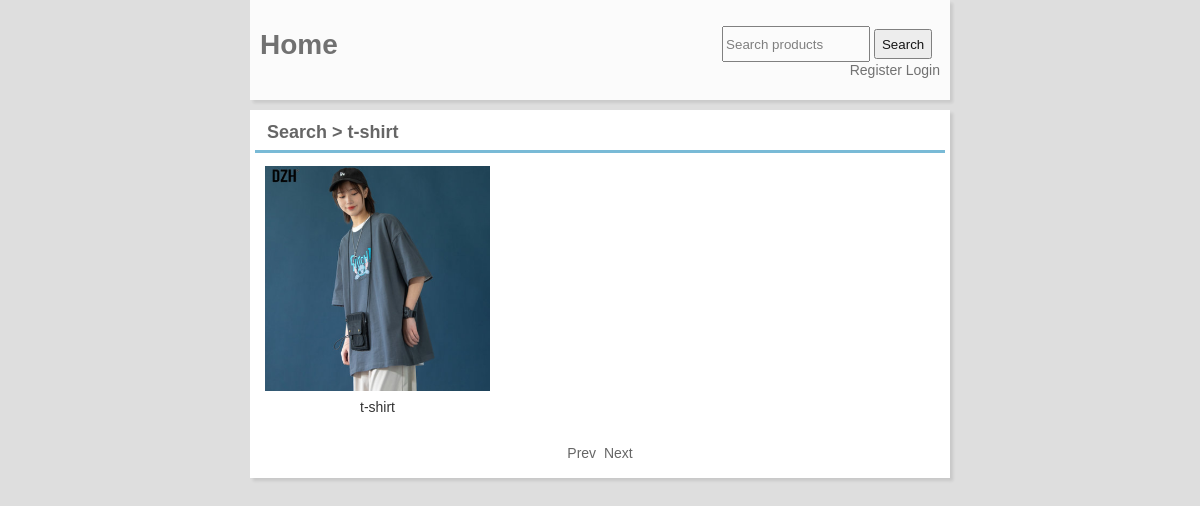
/search.php?kw=t-shirt, run on the app's committed database.
### tables this page shows
CREATE TABLE `goods` (
  `id` int(11) NOT NULL,
  `goodsName` varchar(500) NOT NULL,
  `desc` text,
  `price` varchar(500) NOT NULL,
  `image` varchar(500) NOT NULL,
  `catid` int(11) NOT NULL,
  `uid` int(10) DEFAULT '0',
  `addTime` varchar(500) NOT NULL
);

### web/mysql.php (called while the page is built, shortened)
<?php
function query($sql){
	$conn = mysqli_connect('127.0.0.1','root','root','work_shop_ershou') or die('数据连接失败');
    mysqli_query($conn,'SET NAMES UTF8') or die('字符集错误');
	return mysqli_query($conn,$sql);
}

### web/search.php (the view, shortened to what this page needs)
<?php
include('mysql.php');
$kw = $_GET["kw"];
$page = empty($_GET['page'])?1:$_GET['page'];
?>
<!DOCTYPE html>
<html>
<head lang="en">
	<link rel="stylesheet" type="text/css" href="css/css.css" />
</head>
<body>
<?php include("header.php"); ?>
	<div class="container">
	<div class="title">Search > <?php echo $kw; ?></div>
	<div class="c">
	<?php
	$sql = "select * from goods where goodsName like '%".$kw."%' order by id desc limit ".(($page-1)*12).",12";
	$res = query($sql);
	while($r = mysqli_fetch_array($res)){
	?>
	<a class="b" href="goodsdetail.php?id=<?php echo $r['id'] ; ?>">
		<img src="img/<?php echo $r['image'] ; ?>" />
		<div class="t"><?php echo $r['goodsName'] ; ?></div>
	</a>
	<?php } ?>
	</div>
	<div class="pager">
		<a href="?kw=<?php echo $kw; ?>&page=<?php echo $page-1; ?>">Prev</a>&nbsp;
		<a href="?kw=<?php echo $kw; ?>&page=<?php echo $page+1; ?>">Next</a>
	</div>
</div>
</body>
</html>

### web/css/css.css (style rules this page uses)
body,html { margin: 0px; padding: 0px; font-size: 14px;font-family: '微软雅黑'; color: #333; background-size:cover }
a { color: #666; text-decoration: none; }
img { border:0px; }
.container { width: 690px; overflow: hidden; margin: 0px auto; background: #fff; box-shadow: 3px 3px 3px rgba(0, 0, 0, 0.1); overflow: hidden; padding: 5px; margin-top: 10px; }
.b { width: 245px; height: 270px; margin-top: 10px; float: left; display: block; }
.b:link { text-decoration: none; }
.b .t { height: 20px; overflow: hidden;; }
.b img { width: 225px;margin: 3px auto 3px auto;display: block;height: 225px; }
.t { text-align: center; color:#333; width: 80%; margin: 8px auto 0px auto; }
.c { overflow: hidden; }
.title { height: 35px; line-height: 35px; color:#fff; text-indent: 12px; font-size: 18px; font-weight: bold; color: #666; border-bottom: 3px solid #79bad6 }
.pager { overflow: hidden; height: 40px; line-height: 40px; text-align: center; }
.title { height: 35px; vertical-align: middle }
.pager { clear: both; }
body { font-family: sans-serif; background-color: #dedede; color: #333; margin: 0; }
img { max-width: 100%; height: auto; }

### data on the page
goods: image (picture), goodsName "t-shirt"

### other printed values
$kw "t-shirt"
